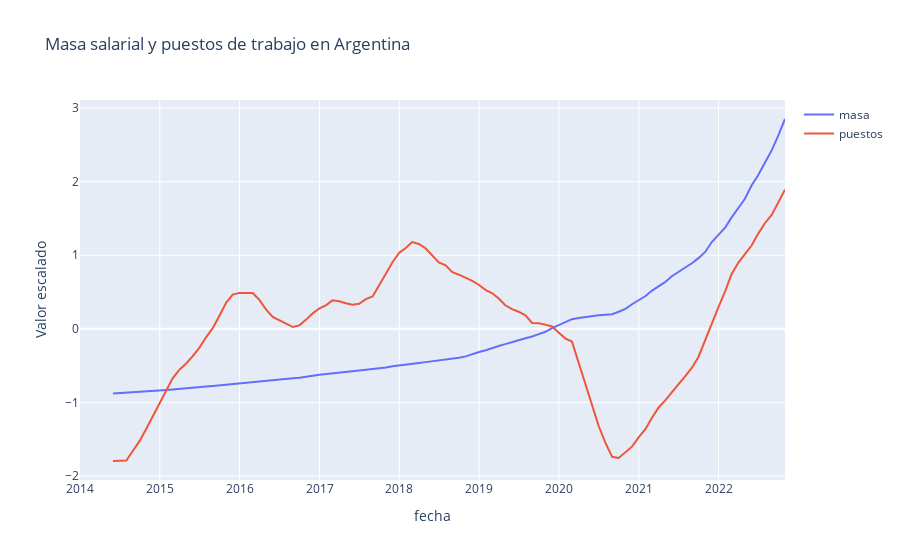

The cell this chart's notebook holds for it:
### Markdown cell above
## **<font color="lightblue"> Suavizado de las series </font>**

<p align="justify">
Una forma de eliminar los picos que nos encontramos en las variales es utilizando medias movil para graficar, de esta forma vamos a tener una evolución mucho más suave ya que la media movil toma el promedio cada cierta cantidad de periodos.
<br><br>
Las medias moviles las podemos calcular con el método <code>df.rolling().mean()</code>. La funcion que cumple <code>rolling()</code> es traer la cantidad de periodos que desiemos para atras, luego podemos elegir la función que desiemos para trabajar.

### Code cell
# vamos a a elegir 6 periodos para atras que sabemos que son los momentos en que se paga el aguinaldo.


fig = px.line(sal_esc.rolling(6).mean(), x=sal_esc.index, y=['masa', 'puestos'], title='Masa salarial y puestos de trabajo en Argentina',
              labels={'value': 'Valor escalado', 'variable': '', 'date': 'Fecha'})

# Mostrar el gráfico
fig.show()
